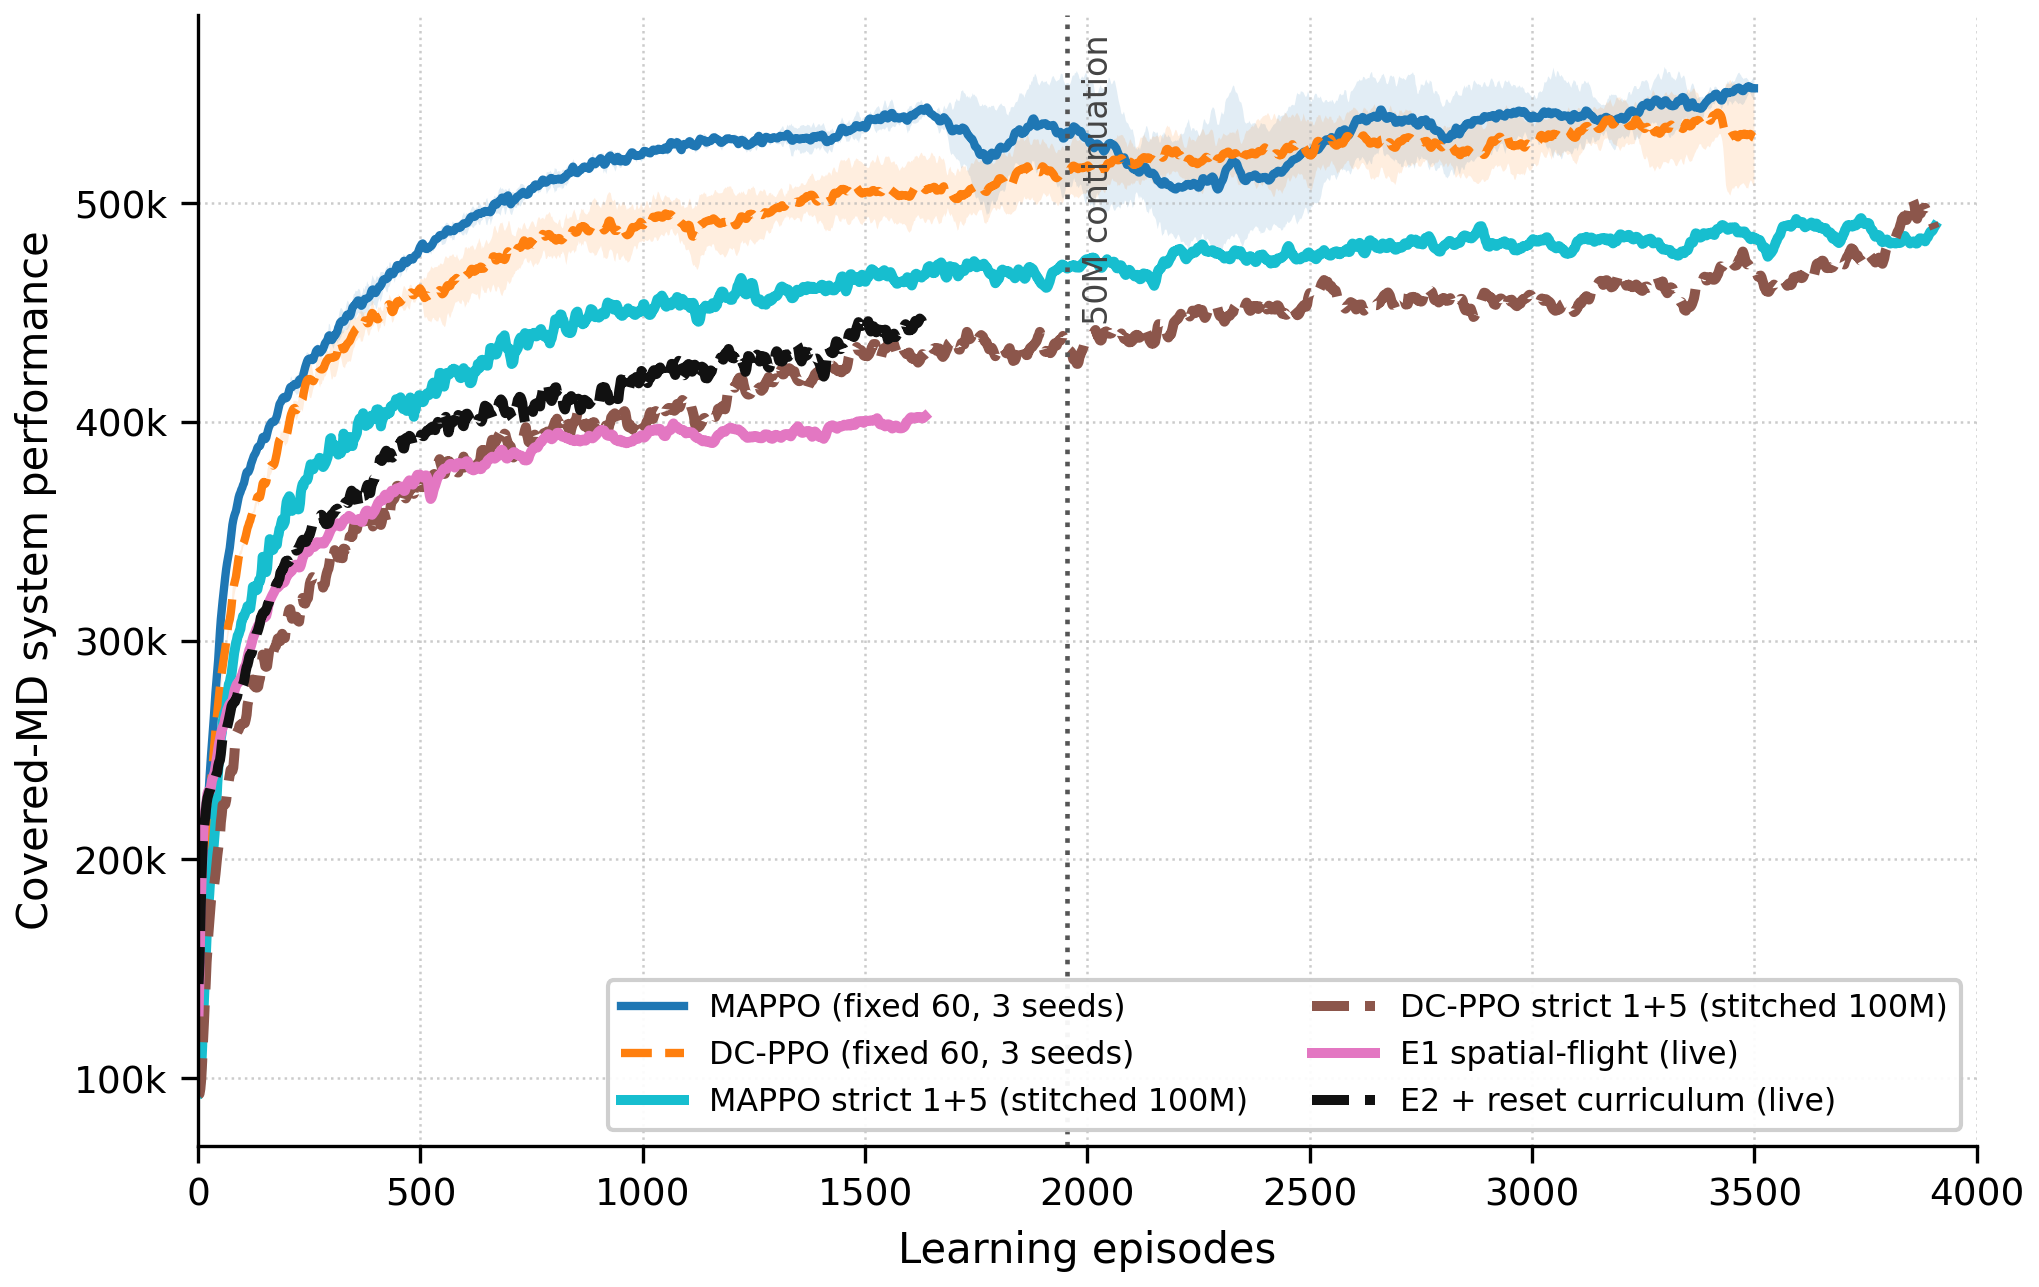

Recreate this plot in Python.
from pathlib import Path
import csv
import matplotlib
matplotlib.use("Agg")
import matplotlib.pyplot as plt
from matplotlib.ticker import FuncFormatter
import numpy as np
from tensorboard.backend.event_processing import event_accumulator

OUT=Path(__file__).resolve().parent
ROOT=OUT.parents[3]
RESULTS=ROOT/"onpolicy"/"scripts"/"results"/"mec"/"mappo"
OLD=RESULTS/"check"
DEN=64*400
OFFSET=50_000_000
TAGS=[f"agent{i}/system_performance_individual" for i in range(5)]

def smooth3(y): return np.array([y[max(0,i-1):min(len(y),i+2)].mean() for i in range(len(y))])

def load(log_dir):
    f=sorted(log_dir.glob("events.out.tfevents.*"))[-1]
    ea=event_accumulator.EventAccumulator(str(f),size_guidance={event_accumulator.SCALARS:0});ea.Reload()
    all_events=[ea.Scalars(t) for t in TAGS]
    common=sorted(set.intersection(*[{e.step for e in ev} for ev in all_events]))
    maps=[{e.step:e.value for e in ev} for ev in all_events]
    return np.array(common,dtype=np.int64),np.array([sum(m[s] for m in maps) for s in common],float)

def stitched(prefix):
    stem=f"regional_dynamic_strict1p5_init110_220_330_440_{prefix}_gae095_seed2"
    s1,y1=load(RESULTS/(stem+"_50m")/"run1"/"logs")
    s2,y2=load(RESULTS/(stem+"_warm50to100m")/"run1"/"logs")
    return np.r_[s1,s2+OFFSET],np.r_[y1,y2],np.array(["0-50M"]*len(y1)+["50-100M"]*len(y2))

def live(name):
    steps,raw=load(RESULTS/name/"run1"/"logs")
    return steps,raw,np.array(["live"]*len(raw))

def historical(run_ids):
    curves=[]
    for rid in run_ids:
        per_agent=[]
        for i in range(5):
            p=OLD/f"run{rid}"/"logs"/f"agent{i}"/"system_performance_individual"/f"agent{i}"/"system_performance_individual"
            f=sorted(p.glob("events.out.tfevents.*"))[-1]
            ea=event_accumulator.EventAccumulator(str(f),size_guidance={event_accumulator.SCALARS:0});ea.Reload()
            ev=ea.Scalars(f"agent{i}/system_performance_individual")
            per_agent.append((np.array([e.step for e in ev],dtype=np.int64),np.array([e.value for e in ev],float)))
        n=min(len(y) for _,y in per_agent)
        x=per_agent[0][0][:n]/DEN; y=np.sum([v[:n] for _,v in per_agent],axis=0); mask=x<=3499
        curves.append((x[mask],y[mask]))
    start=max(x[0] for x,_ in curves);end=min(x[-1] for x,_ in curves);count=min(len(x) for x,_ in curves)
    x=np.linspace(start,end,count);ys=np.vstack([np.interp(x,cx,smooth3(cy)) for cx,cy in curves])
    return x,ys.mean(0),ys.std(0)

def main():
    # These are the three historical fixed-60 runs used in the previous comparison.
    old_specs=[("MAPPO (fixed 60, 3 seeds)",[313,321,322],"#1f77b4","-"),
               ("DC-PPO (fixed 60, 3 seeds)",[301,304,30901],"#ff7f0e","--")]
    new_specs=[("MAPPO strict 1+5 (stitched 100M)","mappo","#17becf","-",True),
               ("DC-PPO strict 1+5 (stitched 100M)","dcppo","#8c564b","--",True),
               ("E1 spatial-flight (live)","regional_dynamic_strict1p5_cartesian_spatialflight_e1_seed2_100m_r64_20260727","#e377c2","-",False),
               ("E2 + reset curriculum (live)","regional_dynamic_strict1p5_cartesian_spatialflight_curriculum_e2_seed2_100m_r64_20260727","#111111","--",False)]
    olds=[]
    for label,runs,color,style in old_specs:
        x,mean,std=historical(runs); olds.append(dict(label=label,x=x,mean=smooth3(mean),std=std,color=color,style=style))
    news=[]
    for label,source,color,style,is_stitched in new_specs:
        steps,raw,segments=stitched(source) if is_stitched else live(source); news.append(dict(label=label,steps=steps,x=steps/DEN,raw=raw,smooth=smooth3(raw),segments=segments,color=color,style=style))
    with (OUT/"plotted_curves.csv").open("w",newline="",encoding="utf-8") as f:
        w=csv.writer(f);w.writerow(["series","segment","cumulative_steps","learning_episode","raw_or_mean","three_point_smoothed"])
        for c in olds:
            for x,y in zip(c["x"],c["mean"]):w.writerow([c["label"],"historical",x*DEN,x,y,y])
        for c in news:
            for row in zip(c["segments"],c["steps"],c["x"],c["raw"],c["smooth"]):w.writerow([c["label"],*row])
    with (OUT/"curve_summary.csv").open("w",newline="",encoding="utf-8") as f:
        w=csv.writer(f);w.writerow(["series","last_steps","last_episode","last20","last50","best20_full","first50m_last20","second50m_first20","second50m_last20"])
        for c in news:
            cut=np.searchsorted(c["steps"],OFFSET,side="right");roll=np.convolve(c["raw"],np.ones(20)/20,mode="valid")
            second=c["raw"][cut:]
            w.writerow([c["label"],c["steps"][-1],c["x"][-1],c["raw"][-20:].mean(),c["raw"][-50:].mean(),roll.max(),c["raw"][:cut][-20:].mean(),second[:20].mean() if len(second) else "",second[-20:].mean() if len(second) else ""])
    plt.rcParams.update({"font.family":"sans-serif","font.size":10,"axes.labelsize":10,"xtick.labelsize":9,"ytick.labelsize":9,"legend.fontsize":8.2})
    fig,ax=plt.subplots(figsize=(7,4.5))
    for c in olds:
        ax.plot(c["x"],c["mean"],color=c["color"],ls=c["style"],lw=2,label=c["label"])
        ax.fill_between(c["x"],c["mean"]-c["std"],c["mean"]+c["std"],color=c["color"],alpha=.13,linewidth=0)
    for c in news:ax.plot(c["x"],c["smooth"],color=c["color"],ls=c["style"],lw=2.4,label=c["label"])
    boundary=OFFSET/DEN;ax.axvline(boundary,color="#555555",ls=":",lw=1.1)
    ax.text(boundary+35,ax.get_ylim()[1]*.985,"50M continuation",rotation=90,va="top",ha="left",fontsize=8,color="#444444")
    ax.set_xlim(0,4000);ax.set_xlabel("Learning episodes");ax.set_ylabel("Covered-MD system performance")
    ax.yaxis.set_major_formatter(FuncFormatter(lambda v,_:f"{v/1000:.0f}k"))
    ax.grid(axis="both",ls=":",lw=.6,alpha=.65);ax.spines[["top","right"]].set_visible(False);ax.tick_params(direction="out",length=4)
    ax.legend(loc="lower right",frameon=True,framealpha=.94,ncol=2,fontsize=7.6);fig.tight_layout();fig.savefig(OUT/"plot.png",dpi=300,bbox_inches="tight",pad_inches=.05);plt.close(fig)

if __name__=="__main__":main()
